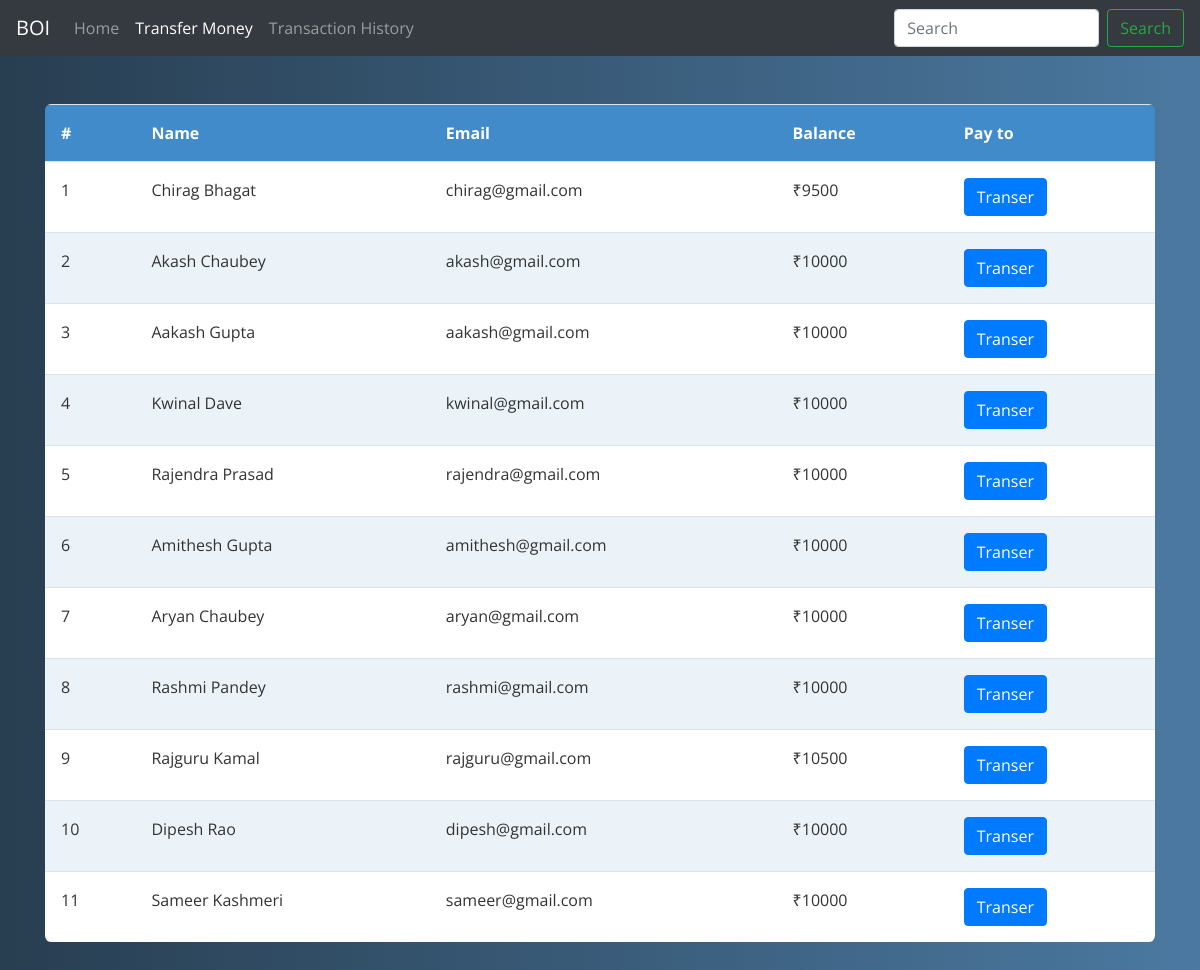
Page /home on the earlier database version.
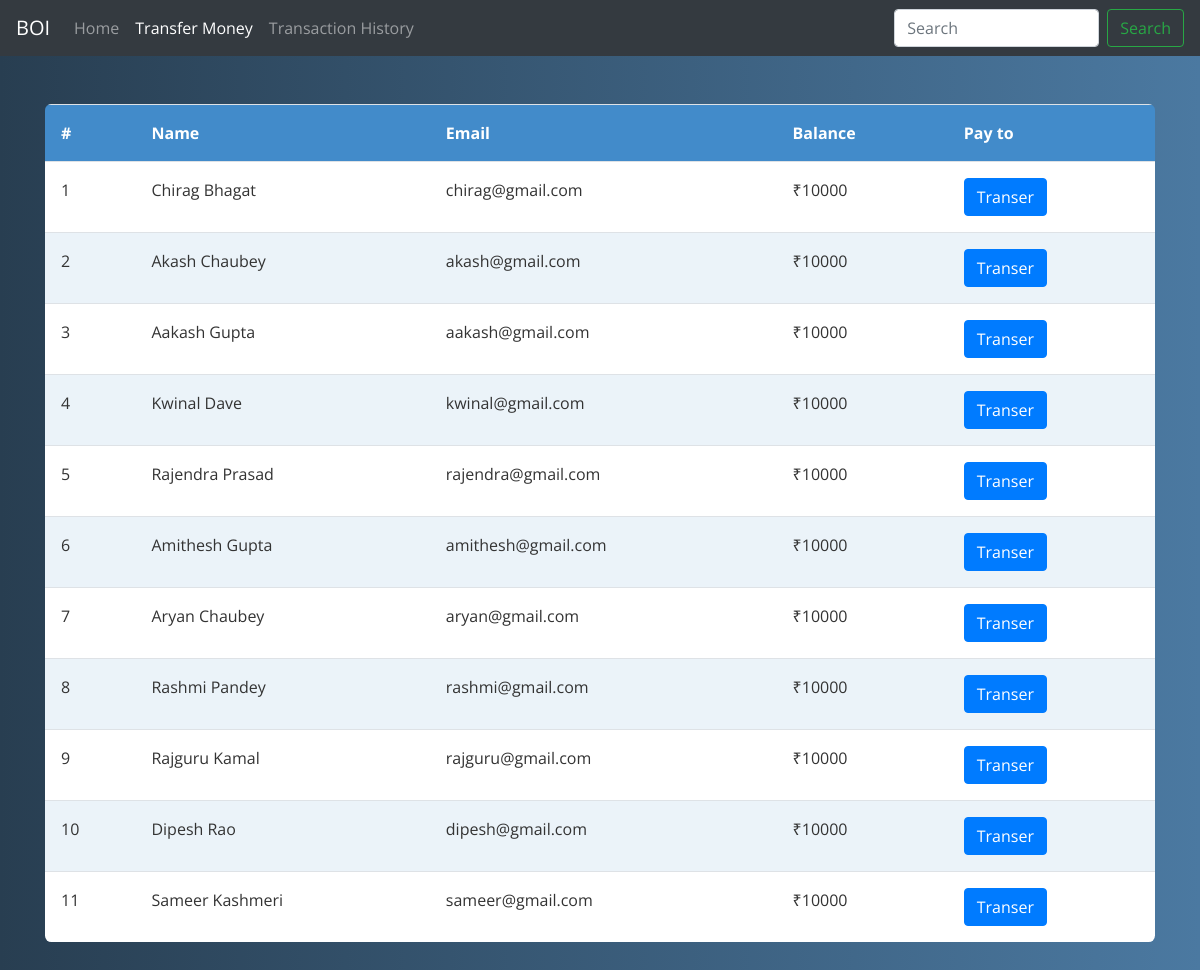
Same page on the later database version.
### app/models.py (models this page shows, shortened)
class Customer(models.Model):
    cust_name = models.CharField(max_length=50)
    email = models.EmailField(max_length=254, default="")
    balance = models.IntegerField()

### app/views.py (the view)
# urls.py: path('home' , home , name='home' ),
def home(request):
    cust = Customer.objects.all()
    return render(request , 'transfer_money.html' , { 'users' : cust })

### app/templates/transfer_money.html (shortened to what this page needs)
<!doctype html>
{% load static %}
<html lang="en">
  <head>
    <link href="{% static 'media/css/jquery.dataTables.min.css' %}" rel="stylesheet">
    <link rel="stylesheet" href="https://maxcdn.bootstrapcdn.com/bootstrap/4.0.0/css/bootstrap.min.css">
  </head>
  <body>
  <nav class="navbar navbar-expand-lg navbar-dark bg-dark">
  <a class="navbar-brand" href="/">BOI</a>
  <div class="collapse navbar-collapse" id="navbarSupportedContent">
    <ul class="navbar-nav mr-auto">
      <li class="nav-item ">
        <a class="nav-link " href="/">Home</a>
      </li><li class="nav-item ">
        <a class="nav-link active" href="/home">Transfer Money</a>
      </li></li><li class="nav-item">
        <a class="nav-link " href="/transactions">Transaction History</a>
      </li>
    </ul>
      <form method="get" action="/search" class="form-inline my-2 my-lg-0">
            <input class="form-control mr-sm-2" type="search" placeholder="Search" aria-label="Search" name="query" id="query">
            <button class="btn btn-outline-success my-2 my-sm-0 " type="submit">Search</button>
      </form>
  </div>
</nav>
<div class="container my-3 my-5">
    <table class="table text-center rwd-table" id="myTable">
  <tbody class="">
    <tr >
      <th scope="col">#</th>
      <th scope="col">Name</th>
      <th scope="col">Email</th>
      <th scope="col">Balance</th>
      <th scope="col">Pay to</th>
    </tr>
  {% for user in users %}
    <tr>
      <td scope="row">{{forloop.counter}}</td>
      <td>{{user.cust_name}}</td>
      <td>{{user.email}}</td>
      <td>₹{{user.balance}}</td>
      <td>
      <a class="btn btn-primary" href="sendmoney/{{user.id}}" role="button">Transer</a>
      </td>
    </tr>
  {% endfor %}
  </tbody>
</table>
    </div>
  </body>
</html>

### app/templates/transfer_money.html (style rules this page uses)
* { font-family: "Open Sans", sans-serif; }
.rwd-table { margin: auto; min-width: 300px; max-width: 100%; border-collapse: collapse; }
.rwd-table tr:first-child { border-top: none; background: #428bca; color: #fff; }
.rwd-table tr { border-top: 1px solid #ddd; border-bottom: 1px solid #ddd; background-color: #f5f9fc; }
.rwd-table tr:nth-child(odd):not(:first-child) { background-color: #ebf3f9; }
.rwd-table th { display: none; }
.rwd-table td { display: block; }
.rwd-table td:first-child { margin-top: 0.5em; }
.rwd-table td:last-child { margin-bottom: 0.5em; }
.rwd-table td:before { content: attr(data-th) ": "; font-weight: bold; width: 120px; display: inline-block; color: #000; }
.rwd-table th, .rwd-table td { text-align: left; }
.rwd-table { color: #333; border-radius: 0.4em; overflow: hidden; }
.rwd-table tr { border-color: #bfbfbf; }
.rwd-table th, .rwd-table td { padding: 0.5em 1em; }
@media screen and (min-width: 600px) { .rwd-table td:before { display: none; } }
@media screen and (min-width: 600px) { .rwd-table th, .rwd-table td { display: table-cell; padding: 0.25em 0.5em; } }
@media screen and (min-width: 600px) { .rwd-table th:first-child, .rwd-table td:first-child { padding-left: 0; } }
@media screen and (min-width: 600px) { .rwd-table th:last-child, .rwd-table td:last-child { padding-right: 0; } }
@media screen and (min-width: 600px) { .rwd-table th, .rwd-table td { padding: 1em !important; } }
body { background: #4b79a1; background: -webkit-linear-gradient(to left, #4b79a1, #283e51); background: linear-gradient(to left, #4b79a1, #283e51); }
.container { display: block; text-align: center; }

Differences in the rows shown:
changed Customer "Chirag Bhagat": balance "9500" → "10000"
changed Customer "Rajguru Kamal": balance "10500" → "10000"
